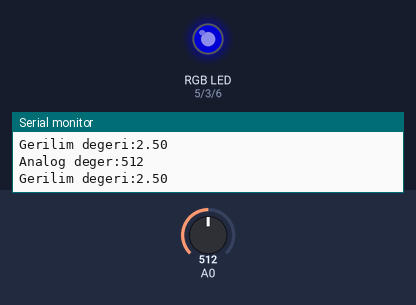
Bench run of a sketch on a simulated Arduino Uno, built with avr-gcc and run on an emulated ATmega328P. Shown: an RGB LED mixed from three pins (HIGH = lit), the last lines printed to the serial monitor. The test bench sets the inputs (shaded band); at power-on: A0 = 512. Dim RGB values are drawn brighter than linear.

Above: at 2.2 s.
2.3 s: A0 set to 716
At 3.4 s:
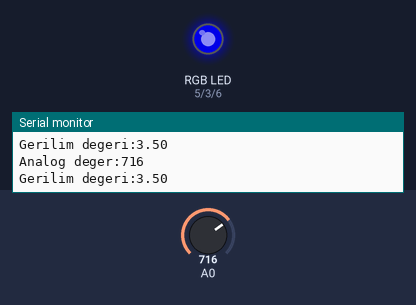
3.8 s: A0 set to 900
At 5.0 s:
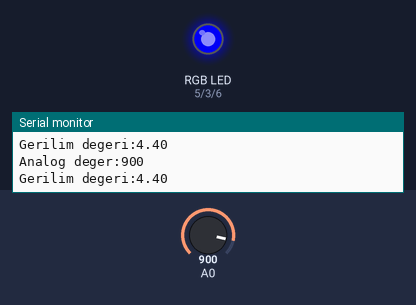
5.3 s: A0 set to 122
At 6.6 s:
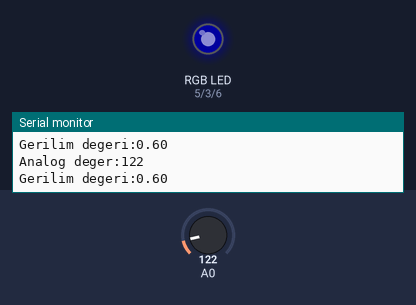
Timing chart, 0 to 8.3 s (numbered marks = the images above; inputs shaded):
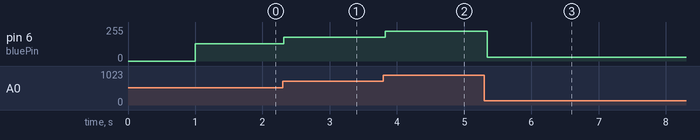

The sketch:

an_write.ino
```cpp
const int redPin = 5;     //sabit değer tanımlama
const int greenPin = 3;

#define  bluePin  6

/* A0 girişindeki gerilim okunuyor */
int analogGiris=0;
float gerilimDegeri=0.0;
void setup() {
  pinMode(redPin, OUTPUT);
  pinMode(greenPin, OUTPUT);
  pinMode(bluePin, OUTPUT);
  // Seri Haberleşmeyi başlat
  Serial.begin(9600);
  Serial.println("basla...");
  delay(1000);
}
void loop() {
  analogGiris = analogRead(A0);
  gerilimDegeri = (analogGiris / 1023.0) * 5.0;
  Serial.print("Analog deger:");
  Serial.println(analogGiris);
  Serial.print("Gerilim degeri:");
  Serial.println(gerilimDegeri);

  analogWrite(bluePin,analogGiris/4);
  delay(100); // Bir saniye bekle
}
```

Measured:
- after the input at 2.3 s, pin 6 (bluePin): 128/255 → 179/255 at once
- after the input at 3.8 s, pin 6 (bluePin): 179/255 → 225/255 at once
- after the input at 5.3 s, pin 6 (bluePin): 225/255 → 30/255 at once
